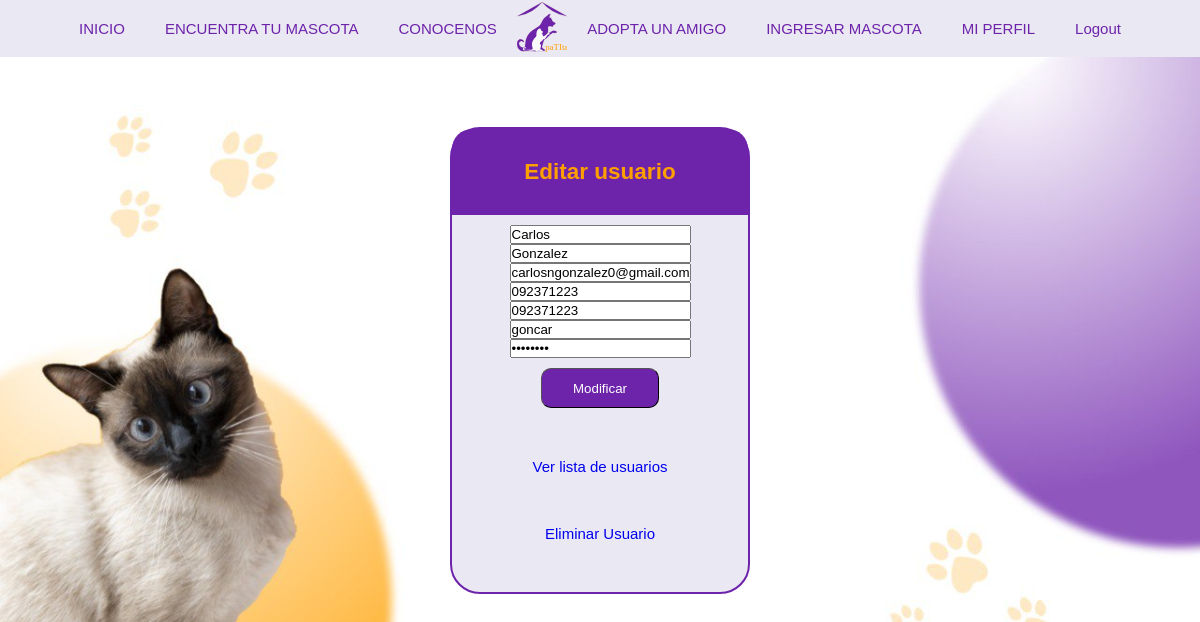
The app's page /me (signed in) with its own data.
### patitas/models.py (models this page shows, shortened)
class Usuario(UserMixin, db.Model):
	id = db.Column(db.Integer, primary_key=True)
	username = db.Column(db.String(40), unique=True)
	email = db.Column(db.String(200), unique=True)
	password = db.Column(db.String(32))
	nombre = db.Column(db.String(80))
	apellido = db.Column(db.String(80))
	celular = db.Column(db.String(20))
	telefono = db.Column(db.String(20))
	fecha_registro = db.Column(db.DateTime, nullable=True)
	confirmado = db.Column(db.Boolean, nullable=False, default=False)
	fecha_confirmado = db.Column(db.DateTime, nullable=True)
	rol_id = db.Column(db.Integer, db.ForeignKey('rol.id'), default=2)
	publicaciones = db.relationship('Mascota', backref='mascota', lazy='dynamic')

### patitas/views.py (the view, shortened to what this page needs)
@app.route('/me')
@login_required
def ver_editar_usuario():
    if request.method=="GET":
        if current_user.is_authenticated:
                return render_template('modificar.html', nombre=current_user.nombre,apellido=current_user.apellido,email=current_user.email,username=current_user.username,password=current_user.password, telefono=current_user.telefono, celular=current_user.celular, user_logueado=True)
        else:
            return redirect('/inicio')

### patitas/views.py (called while the page is built)
@login_manager.user_loader
def load_user(usuario_id):
    return Usuario.query.get(int(usuario_id))

### patitas/templates/modificar.html (shortened to what this page needs)
<!DOCTYPE html>
<html lang="es">
<head>
    <link rel="stylesheet" href="../static/css/login.css">
</head>
<body>
<main>
    <header class="header">
        <nav class="navigator">
            <ul>
                <li><a href="inicio">INICIO</a></li>
                <li><a href="encuentra">ENCUENTRA TU MASCOTA</a></li>
                <li><a href="conocenos">CONOCENOS</a></li>
                <div class="nav__logo">
                    <a href="inicio"><img src="../static/img/logo.svg" height="50px" alt="logo de Patitas"></a>
                </div>
                <li><a href="adopta">ADOPTA UN AMIGO</a></li>
                <li>{% if user_logueado %}<a href="registrar">INGRESAR MASCOTA</a> {% else %}<a href="registro">CREA TU CUENTA</a>{% endif %}</li>
                <li>{% if user_logueado %}<a href="me">MI PERFIL</a> {% else %}<a href="login">INICIO DE SESIóN</a>{% endif %}</li>
                {% if user_logueado %}<li><a href="logout">Logout</a></li>{% endif %}
            </ul>
        </nav>
    </header>
    <section class="login">
        <section class="login__container">
            <div class="login__container--titulo"><h2>Editar usuario</h2></div>
            <form class="login__container--form" action="/me" method="post" autocomplete="on">
                <div class="login__container--form-input">
                        <input type="text" placeholder="Nombre" name="nombre" class="step__input" required value= "{{nombre}}">
                        <input type="text" placeholder="Apellido" name="apellido" class="step__input" value= "{{apellido}}">
                        <input type="text" placeholder="E-mail" name="email" class="step__input" required value= "{{email}}">
                        <input type="number" placeholder="Celular" name="celular" class="step__input" required value= "{{celular}}">
                        <input type="number"  placeholder="Teléfono" name="telefono" class="step__input" value= "{{telefono}}">
                        <input type="text"  placeholder="Nombre de usuario" name="username" class="step__input" value= "{{username}}">
                        <input type="password"  placeholder="Contraseña" name="password" class="step__input" value= "{{password}}">
                </div>
                <div class="login__container--form-button">
                    <button type="submit" class="button">Modificar</button>
                </div>
            </form>
            <p class="login__container--register"><a href="verusuarios">Ver lista de usuarios</a></p>
            <p class="login__container--register"><a style="color=red;" href="borrarusuario">Eliminar Usuario</a></p>
        </section>
    </section>
</main>
</body>
</html>

### patitas/static/css/login.css (style rules this page uses)
* { -webkit-box-sizing: border-box; box-sizing: border-box; padding: 0; margin: 0; font-family: 'CardenioModern-Regular', sans-serif; }
html { font-size: 62.5%; }
body { background-image: url(../img/login.jpeg); background-size: cover; }
.navigator { width: 100%; margin: auto; background: #EAE8F3; font-size: 1.5rem; }
.navigator ul { width: 100%; display: -webkit-box; display: -ms-flexbox; display: flex; -webkit-box-align: center; -ms-flex-align: center; align-items: center; -webkit-box-pack: center; -ms-flex-pack: center; justify-content: center; list-style: none; }
.navigator ul li { float: left; }
.navigator ul li a { color: #6D23AA; padding: 2rem; display: block; text-decoration: none; }
.login { margin-top: 5%; font-size: 1.5rem; display: -webkit-box; display: -ms-flexbox; display: flex; -webkit-box-align: center; -ms-flex-align: center; align-items: center; -webkit-box-pack: center; -ms-flex-pack: center; justify-content: center; }
.login .login__container { min-width: 25%; margin-top: 1rem; border-color: #6D23AA; border-width: 0.2rem; border-style: solid; background: #EAE8F3; border-radius: 3rem; }
.login .login__container h2 { margin: 3rem; display: -webkit-box; display: -ms-flexbox; display: flex; -webkit-box-align: center; -ms-flex-align: center; align-items: center; -webkit-box-pack: center; -ms-flex-pack: center; justify-content: center; }
.login .login__container a { text-decoration: none; }
.login .login__container .login__container--titulo { display: -webkit-box; display: -ms-flexbox; display: flex; -webkit-box-align: center; -ms-flex-align: center; align-items: center; -webkit-box-pack: center; -ms-flex-pack: center; justify-content: center; color: #FFA000; background-color: #6D23AA; border-radius: 2rem 2rem 0 0; }
.login .login__container p { display: -webkit-box; display: -ms-flexbox; display: flex; -webkit-box-align: center; -ms-flex-align: center; align-items: center; -webkit-box-pack: center; -ms-flex-pack: center; justify-content: center; margin: 5rem; }
.login .login__container .login__container--form ::placeholder { color: #FFA000; padding: 1rem; }
.login .login__container .login__container--form .login__container--form-input { display: -webkit-box; display: -ms-flexbox; display: flex; -webkit-box-align: center; -ms-flex-align: center; align-items: center; -webkit-box-pack: center; -ms-flex-pack: center; justify-content: center; -webkit-box-orient: vertical; -webkit-box-direction: normal; -ms-flex-direction: column; flex-direction: column; margin-top: 1rem; }
.login .login__container .login__container--form .login__container--form-button { display: -webkit-box; display: -ms-flexbox; display: flex; -webkit-box-align: center; -ms-flex-align: center; align-items: center; -webkit-box-pack: center; -ms-flex-pack: center; justify-content: center; -webkit-box-orient: vertical; -webkit-box-direction: normal; -ms-flex-direction: column; flex-direction: column; color: #FFA000; }
.login .login__container .login__container--form .login__container--form-button .button { width: 40%; color: #FFA000; height: 4rem; margin-top: 1rem; background: #6D23AA; color: #FFFFFF; border-radius: 1rem; border-width: 0.1rem; }

### records on screen
Usuario: nombre "Carlos", apellido "Gonzalez", email "carlosngonzalez0@gmail.com", celular "092371223", telefono "092371223", username "goncar"
